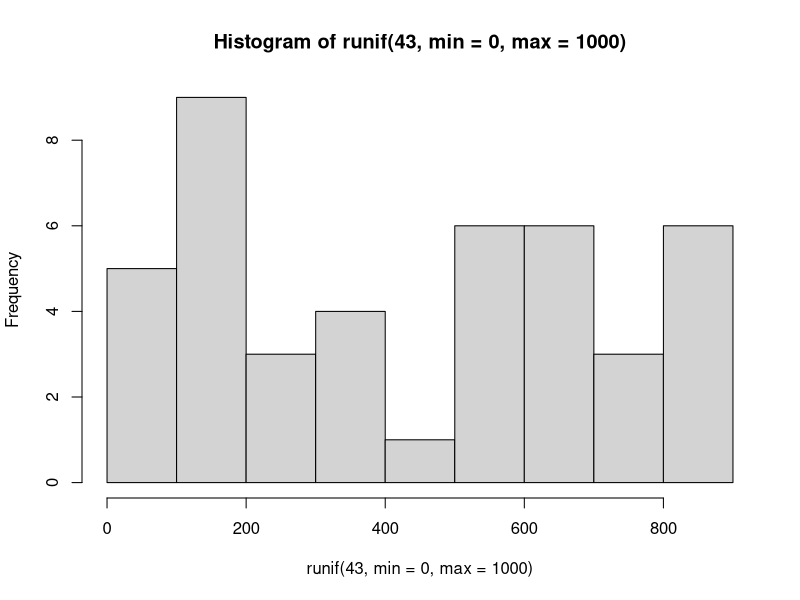
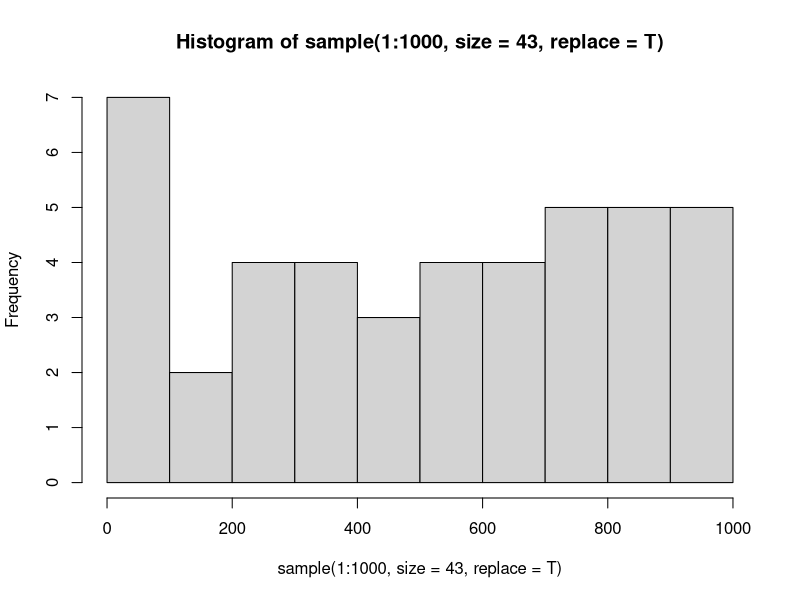
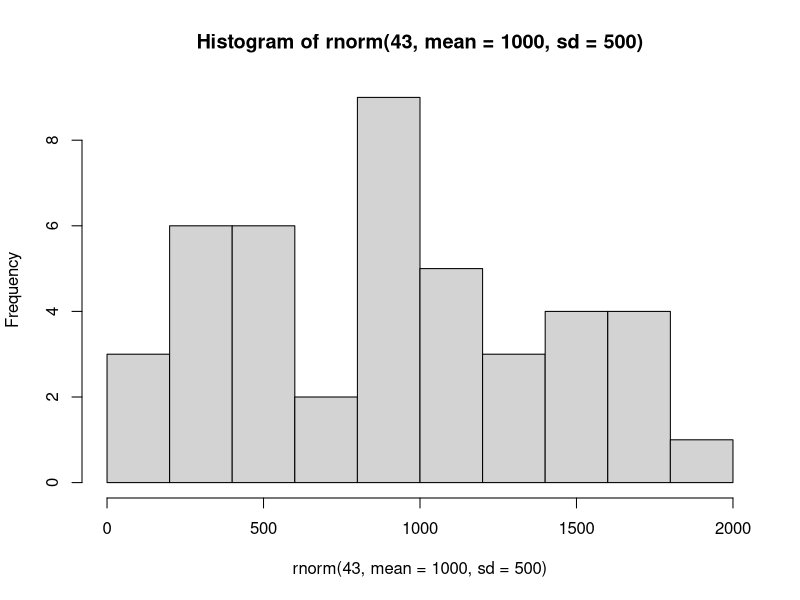
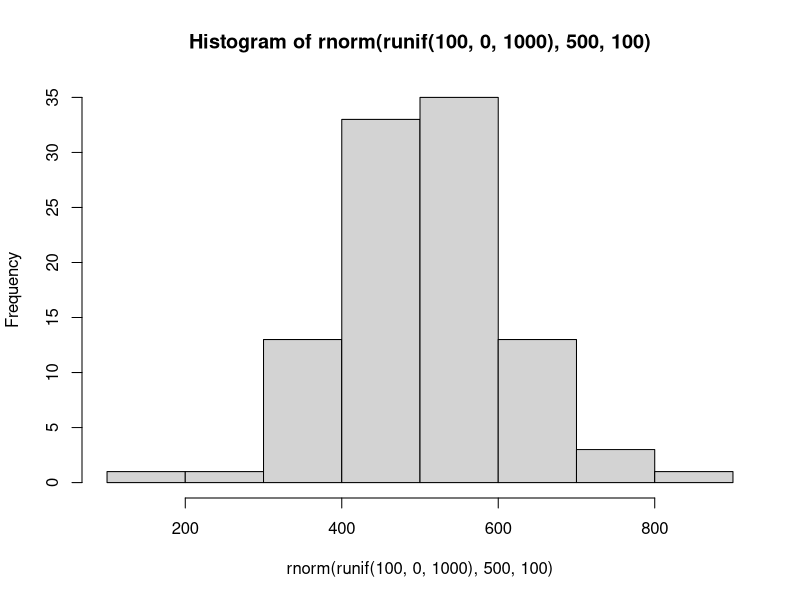

Source code (R) for these figures, in order:
library(tidyverse)

joy_df <- function(dimensions = 43, lat_n = -10, long_n = 10,
                   elev_mean = 5000, elev_sd = 1500, seed = 1234,
                   lat_dif = 0.30, long_dif = 0.180, trim_edge = TRUE) {
  
  set.seed(seed)
  
  lat <- seq(lat_n, (lat_n - lat_dif), length.out = dimensions)
  long <- seq(long_n, (long_n + long_dif), length.out = dimensions)
  elev <- rnorm(dimensions, mean = elev_mean, sd = elev_sd)
  
  int_df <- data.frame(elev, lat, long)
  
  final_df <- int_df |>
    dplyr::group_by(long) |>
    dplyr::summarise(lat = lat <- seq(lat_n, (lat_n + lat_dif), length.out = dimensions),
                     elev = rnorm(dimensions, mean = elev_mean, sd = elev_sd)) |>
    dplyr::ungroup()
  
  # trim edge - T or F
  if (trim_edge == TRUE) {
  
    final_df <- final_df |>
      dplyr::mutate(elev = ifelse(lat < min(lat)+0.01, 0, elev),
                    elev = ifelse(lat > max(lat)-0.01, 0, elev)) |>
      dplyr::mutate(elev = ifelse(elev == 0, runif(10, min = 0, max = (elev_mean/elev_sd)*100), elev))
  
    return(final_df)
    
  } else {
    return(final_df)
  }
}

# other rand generation for elev data
# http://uc-r.github.io/generating_random_numbers/
hist(runif(43, min = 0, max = 1000))
hist(sample(1:1000, size = 43, replace = T))
hist(rnorm(43, mean = 1000, sd = 500))
hist(runif(100, 0, 1000) |> rnorm(500, 100))
dnorm(1:100)
